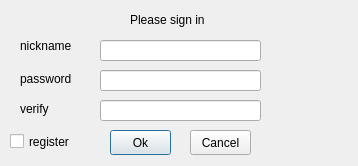
<?xml version="1.0" encoding="UTF-8"?>
<ui version="4.0">
 <class>Dialog</class>
 <widget class="QDialog" name="Dialog">
  <property name="geometry">
   <rect>
    <x>0</x>
    <y>0</y>
    <width>358</width>
    <height>166</height>
   </rect>
  </property>
  <property name="tabletTracking">
   <bool>true</bool>
  </property>
  <property name="focusPolicy">
   <enum>Qt::StrongFocus</enum>
  </property>
  <property name="windowTitle">
   <string>Authentification</string>
  </property>
  <property name="sizeGripEnabled">
   <bool>false</bool>
  </property>
  <widget class="QLabel" name="nick_label">
   <property name="geometry">
    <rect>
     <x>20</x>
     <y>30</y>
     <width>71</width>
     <height>31</height>
    </rect>
   </property>
   <property name="text">
    <string>nickname</string>
   </property>
  </widget>
  <widget class="QLineEdit" name="nick_line">
   <property name="geometry">
    <rect>
     <x>100</x>
     <y>40</y>
     <width>161</width>
     <height>21</height>
    </rect>
   </property>
   <property name="autoFillBackground">
    <bool>false</bool>
   </property>
   <property name="styleSheet">
    <string notr="true"/>
   </property>
  </widget>
  <widget class="QPushButton" name="ok_btn">
   <property name="geometry">
    <rect>
     <x>110</x>
     <y>130</y>
     <width>61</width>
     <height>25</height>
    </rect>
   </property>
   <property name="text">
    <string>Ok</string>
   </property>
  </widget>
  <widget class="QPushButton" name="cancel_btn">
   <property name="geometry">
    <rect>
     <x>190</x>
     <y>130</y>
     <width>61</width>
     <height>25</height>
    </rect>
   </property>
   <property name="text">
    <string>Cancel</string>
   </property>
  </widget>
  <widget class="QLabel" name="sign_label">
   <property name="geometry">
    <rect>
     <x>130</x>
     <y>10</y>
     <width>91</width>
     <height>20</height>
    </rect>
   </property>
   <property name="text">
    <string>Please sign in</string>
   </property>
  </widget>
  <widget class="QLabel" name="pass_label">
   <property name="geometry">
    <rect>
     <x>20</x>
     <y>70</y>
     <width>67</width>
     <height>17</height>
    </rect>
   </property>
   <property name="text">
    <string>password</string>
   </property>
  </widget>
  <widget class="QLineEdit" name="pass_line">
   <property name="geometry">
    <rect>
     <x>100</x>
     <y>70</y>
     <width>161</width>
     <height>21</height>
    </rect>
   </property>
  </widget>
  <widget class="QCheckBox" name="to_register">
   <property name="geometry">
    <rect>
     <x>10</x>
     <y>130</y>
     <width>81</width>
     <height>23</height>
    </rect>
   </property>
   <property name="text">
    <string>register</string>
   </property>
  </widget>
  <widget class="QLineEdit" name="verify_line">
   <property name="geometry">
    <rect>
     <x>100</x>
     <y>100</y>
     <width>161</width>
     <height>21</height>
    </rect>
   </property>
  </widget>
  <widget class="QLabel" name="verify_label">
   <property name="geometry">
    <rect>
     <x>20</x>
     <y>100</y>
     <width>67</width>
     <height>17</height>
    </rect>
   </property>
   <property name="text">
    <string>verify</string>
   </property>
  </widget>
 </widget>
 <resources/>
 <connections/>
</ui>
